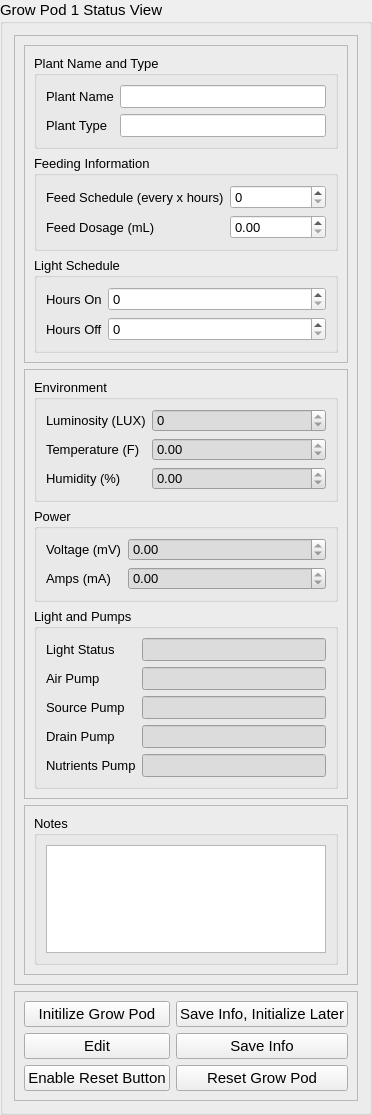
                  <widget class="QGroupBox" name="growPodContainer_1">
                   <property name="font">
                    <font>
                     <pointsize>11</pointsize>
                    </font>
                   </property>
                   <property name="title">
                    <string>Grow Pod 1 Status View</string>
                   </property>
                   <layout class="QVBoxLayout" name="verticalLayout_63">
                    <item>
                     <widget class="QFrame" name="growPodInfo_1">
                      <property name="sizePolicy">
                       <sizepolicy hsizetype="Preferred" vsizetype="Expanding">
                        <horstretch>0</horstretch>
                        <verstretch>0</verstretch>
                       </sizepolicy>
                      </property>
                      <property name="font">
                       <font>
                        <pointsize>10</pointsize>
                       </font>
                      </property>
                      <property name="frameShape">
                       <enum>QFrame::StyledPanel</enum>
                      </property>
                      <property name="frameShadow">
                       <enum>QFrame::Raised</enum>
                      </property>
                      <layout class="QVBoxLayout" name="verticalLayout_64">
                       <item>
                        <widget class="QFrame" name="growPodInfoFrame_1">
                         <property name="frameShape">
                          <enum>QFrame::StyledPanel</enum>
                         </property>
                         <property name="frameShadow">
                          <enum>QFrame::Raised</enum>
                         </property>
                         <layout class="QVBoxLayout" name="verticalLayout_65">
                          <item>
                           <widget class="QGroupBox" name="plantNameSection_1">
                            <property name="sizePolicy">
                             <sizepolicy hsizetype="Preferred" vsizetype="Expanding">
                              <horstretch>0</horstretch>
                              <verstretch>0</verstretch>
                             </sizepolicy>
                            </property>
                            <property name="title">
                             <string>Plant Name and Type</string>
                            </property>
                            <layout class="QVBoxLayout" name="verticalLayout_66">
                             <item>
                              <layout class="QFormLayout" name="plantNameForm_1">
                               <item row="0" column="0">
                                <widget class="QLabel" name="plantNameLabel_1">
                                 <property name="text">
                                  <string>Plant Name</string>
                                 </property>
                                </widget>
                               </item>
                               <item row="0" column="1">
                                <widget class="QLineEdit" name="plantNameLineEdit_1"/>
                               </item>
                               <item row="1" column="0">
                                <widget class="QLabel" name="plantTypeLabel_1">
                                 <property name="text">
                                  <string>Plant Type</string>
                                 </property>
                                </widget>
                               </item>
                               <item row="1" column="1">
                                <widget class="QLineEdit" name="plantTypeLineEdit_1"/>
                               </item>
                              </layout>
                             </item>
                            </layout>
                           </widget>
                          </item>
                          <item>
                           <widget class="QGroupBox" name="feedInfoSection_1">
                            <property name="title">
                             <string>Feeding Information</string>
                            </property>
                            <layout class="QVBoxLayout" name="verticalLayout_67">
                             <item>
                              <layout class="QFormLayout" name="feedInfoForm_1">
                               <item row="0" column="0">
                                <widget class="QLabel" name="feedScheduleLabel_1">
                                 <property name="text">
                                  <string>Feed Schedule (every x hours)</string>
                                 </property>
                                </widget>
                               </item>
                               <item row="0" column="1">
                                <widget class="QSpinBox" name="feedScheduleSpinBox_1">
                                 <property name="readOnly">
                                  <bool>false</bool>
                                 </property>
                                </widget>
                               </item>
                               <item row="1" column="0">
                                <widget class="QLabel" name="feedDosageLabel_1">
                                 <property name="text">
                                  <string>Feed Dosage (mL)</string>
                                 </property>
                                </widget>
                               </item>
                               <item row="1" column="1">
                                <widget class="QDoubleSpinBox" name="feedDosageDoubleSpinBox_1">
                                 <property name="readOnly">
                                  <bool>false</bool>
                                 </property>
                                </widget>
                               </item>
                              </layout>
                             </item>
                            </layout>
                           </widget>
                          </item>
                          <item>
                           <widget class="QGroupBox" name="lightScheduleSection_1">
                            <property name="title">
                             <string>Light Schedule</string>
                            </property>
                            <layout class="QVBoxLayout" name="verticalLayout_68">
                             <item>
                              <layout class="QFormLayout" name="lightScheduleForm_1">
                               <item row="0" column="0">
                                <widget class="QLabel" name="hoursOnLabel_1">
                                 <property name="text">
                                  <string>Hours On</string>
                                 </property>
                                </widget>
                               </item>
                               <item row="0" column="1">
                                <widget class="QSpinBox" name="hoursOnSpinBox_1">
                                 <property name="readOnly">
                                  <bool>false</bool>
                                 </property>
                                </widget>
                               </item>
                               <item row="1" column="0">
                                <widget class="QLabel" name="hoursOffLabel_1">
                                 <property name="text">
                                  <string>Hours Off</string>
                                 </property>
                                </widget>
                               </item>
                               <item row="1" column="1">
                                <widget class="QSpinBox" name="hoursOffSpinBox_1">
                                 <property name="readOnly">
                                  <bool>false</bool>
                                 </property>
                                </widget>
                               </item>
                              </layout>
                             </item>
                            </layout>
                           </widget>
                          </item>
                         </layout>
                        </widget>
                       </item>
                       <item>
                        <widget class="QFrame" name="growPodFeedbackFrame_1">
                         <property name="frameShape">
                          <enum>QFrame::StyledPanel</enum>
                         </property>
                         <property name="frameShadow">
                          <enum>QFrame::Raised</enum>
                         </property>
                         <layout class="QVBoxLayout" name="verticalLayout_69">
                          <item>
                           <widget class="QGroupBox" name="environmentStatusSection_1">
                            <property name="title">
                             <string>Environment</string>
                            </property>
                            <layout class="QVBoxLayout" name="verticalLayout_70">
                             <item>
                              <layout class="QFormLayout" name="environmentStatusForm_1">
                               <item row="0" column="0">
                                <widget class="QLabel" name="luminosityLabel_1">
                                 <property name="text">
                                  <string>Luminosity (LUX)</string>
                                 </property>
                                </widget>
                               </item>
                               <item row="0" column="1">
                                <widget class="QSpinBox" name="luminositySpinBox_1">
                                 <property name="font">
                                  <font>
                                   <pointsize>10</pointsize>
                                  </font>
                                 </property>
                                 <property name="styleSheet">
                                  <string notr="true">background-color: Gainsboro</string>
                                 </property>
                                 <property name="readOnly">
                                  <bool>true</bool>
                                 </property>
                                </widget>
                               </item>
                               <item row="2" column="0">
                                <widget class="QLabel" name="humidityLabel_1">
                                 <property name="text">
                                  <string>Humidity (%)</string>
                                 </property>
                                </widget>
                               </item>
                               <item row="2" column="1">
                                <widget class="QDoubleSpinBox" name="humidityDoubleSpinBox_1">
                                 <property name="font">
                                  <font>
                                   <pointsize>10</pointsize>
                                  </font>
                                 </property>
                                 <property name="styleSheet">
                                  <string notr="true">background-color: Gainsboro</string>
                                 </property>
                                 <property name="readOnly">
                                  <bool>true</bool>
                                 </property>
                                </widget>
                               </item>
                               <item row="1" column="0">
                                <widget class="QLabel" name="temperatureLabel_1">
                                 <property name="text">
                                  <string>Temperature (F)</string>
                                 </property>
                                </widget>
                               </item>
                               <item row="1" column="1">
                                <widget class="QDoubleSpinBox" name="temperatureDoubleSpinBox_1">
                                 <property name="font">
                                  <font>
                                   <pointsize>10</pointsize>
                                  </font>
                                 </property>
                                 <property name="styleSheet">
                                  <string notr="true">background-color: Gainsboro</string>
                                 </property>
                                 <property name="readOnly">
                                  <bool>true</bool>
                                 </property>
                                </widget>
                               </item>
                              </layout>
                             </item>
                            </layout>
                           </widget>
                          </item>
                          <item>
                           <widget class="QGroupBox" name="powerStatusSection_1">
                            <property name="title">
                             <string>Power</string>
                            </property>
                            <layout class="QVBoxLayout" name="verticalLayout_71">
                             <item>
                              <layout class="QFormLayout" name="powerStatusForm_1">
                               <item row="0" column="0">
                                <widget class="QLabel" name="voltageLabel_1">
                                 <property name="text">
                                  <string>Voltage (mV)</string>
                                 </property>
                                </widget>
                               </item>
                               <item row="0" column="1">
                                <widget class="QDoubleSpinBox" name="voltageDoubleSpinBox_1">
                                 <property name="styleSheet">
                                  <string notr="true">background-color: Gainsboro</string>
                                 </property>
                                 <property name="readOnly">
                                  <bool>true</bool>
                                 </property>
                                </widget>
                               </item>
                               <item row="1" column="0">
                                <widget class="QLabel" name="ampsLabel_1">
                                 <property name="text">
                                  <string>Amps (mA)</string>
                                 </property>
                                </widget>
                               </item>
                               <item row="1" column="1">
                                <widget class="QDoubleSpinBox" name="ampsDoubleSpinBox_1">
                                 <property name="styleSheet">
                                  <string notr="true">background-color: Gainsboro</string>
                                 </property>
                                 <property name="readOnly">
                                  <bool>true</bool>
                                 </property>
                                </widget>
                               </item>
                              </layout>
                             </item>
                            </layout>
                           </widget>
                          </item>
                          <item>
                           <widget class="QGroupBox" name="pumpStatusSection_1">
                            <property name="sizePolicy">
                             <sizepolicy hsizetype="Preferred" vsizetype="Expanding">
                              <horstretch>0</horstretch>
                              <verstretch>0</verstretch>
                             </sizepolicy>
                            </property>
                            <property name="title">
                             <string>Light and Pumps</string>
                            </property>
                            <layout class="QVBoxLayout" name="verticalLayout_72">
                             <item>
                              <layout class="QFormLayout" name="pumpStatusForm_1">
                               <item row="1" column="0">
                                <widget class="QLabel" name="airPumpLabel_1">
                                 <property name="text">
                                  <string>Air Pump</string>
                                 </property>
                                </widget>
                               </item>
                               <item row="1" column="1">
                                <widget class="QLineEdit" name="airPumpLineEdit_1">
                                 <property name="font">
                                  <font>
                                   <pointsize>10</pointsize>
                                  </font>
                                 </property>
                                 <property name="styleSheet">
                                  <string notr="true">background-color: Gainsboro</string>
                                 </property>
                                 <property name="readOnly">
                                  <bool>true</bool>
                                 </property>
                                </widget>
                               </item>
                               <item row="2" column="0">
                                <widget class="QLabel" name="sourcePumpLabel_1">
                                 <property name="text">
                                  <string>Source Pump</string>
                                 </property>
                                </widget>
                               </item>
                               <item row="2" column="1">
                                <widget class="QLineEdit" name="sourcePumpLineEdit_1">
                                 <property name="font">
                                  <font>
                                   <pointsize>10</pointsize>
                                  </font>
                                 </property>
                                 <property name="styleSheet">
                                  <string notr="true">background-color: Gainsboro</string>
                                 </property>
                                 <property name="readOnly">
                                  <bool>true</bool>
                                 </property>
                                </widget>
                               </item>
                               <item row="3" column="0">
                                <widget class="QLabel" name="drainPumpLabel_1">
                                 <property name="text">
                                  <string>Drain Pump</string>
                                 </property>
                                </widget>
                               </item>
                               <item row="3" column="1">
                                <widget class="QLineEdit" name="drainPumpLineEdit_1">
                                 <property name="font">
                                  <font>
                                   <pointsize>10</pointsize>
                                  </font>
                                 </property>
                                 <property name="styleSheet">
                                  <string notr="true">background-color: Gainsboro</string>
                                 </property>
                                 <property name="readOnly">
                                  <bool>true</bool>
                                 </property>
                                </widget>
                               </item>
                               <item row="4" column="0">
                                <widget class="QLabel" name="nutrientsPumpLabel_1">
                                 <property name="text">
                                  <string>Nutrients Pump</string>
                                 </property>
                                </widget>
                               </item>
                               <item row="4" column="1">
                                <widget class="QLineEdit" name="nutrientsPumpLineEdit_1">
                                 <property name="font">
                                  <font>
                                   <pointsize>10</pointsize>
                                  </font>
                                 </property>
                                 <property name="styleSheet">
                                  <string notr="true">background-color: Gainsboro</string>
                                 </property>
                                 <property name="readOnly">
                                  <bool>true</bool>
                                 </property>
                                </widget>
                               </item>
                               <item row="0" column="0">
                                <widget class="QLabel" name="lightStatusLabel_1">
                                 <property name="text">
                                  <string>Light Status</string>
                                 </property>
                                </widget>
                               </item>
                               <item row="0" column="1">
                                <widget class="QLineEdit" name="lightStatusLineEdit_1">
                                 <property name="font">
                                  <font>
                                   <pointsize>10</pointsize>
                                  </font>
                                 </property>
                                 <property name="styleSheet">
                                  <string notr="true">background-color: Gainsboro</string>
                                 </property>
                                 <property name="readOnly">
                                  <bool>true</bool>
                                 </property>
                                </widget>
                               </item>
                              </layout>
                             </item>
                            </layout>
                           </widget>
                          </item>
                         </layout>
                        </widget>
                       </item>
                       <item alignment="Qt::AlignBottom">
                        <widget class="QFrame" name="notesFrame_1">
                         <property name="frameShape">
                          <enum>QFrame::StyledPanel</enum>
                         </property>
                         <property name="frameShadow">
                          <enum>QFrame::Raised</enum>
                         </property>
                         <layout class="QVBoxLayout" name="verticalLayout_73">
                          <item>
                           <widget class="QGroupBox" name="growPodNotesSection_1">
                            <property name="maximumSize">
                             <size>
                              <width>16777215</width>
                              <height>150</height>
                             </size>
                            </property>
                            <property name="title">
                             <string>Notes</string>
                            </property>
                            <layout class="QVBoxLayout" name="verticalLayout_74">
                             <item>
                              <widget class="QTextEdit" name="growPodNotesText_1"/>
                             </item>
                            </layout>
                           </widget>
                          </item>
                         </layout>
                        </widget>
                       </item>
                      </layout>
                     </widget>
                    </item>
                    <item>
                     <widget class="QFrame" name="growStatusControlButtons_1">
                      <property name="font">
                       <font>
                        <pointsize>11</pointsize>
                       </font>
                      </property>
                      <property name="frameShape">
                       <enum>QFrame::StyledPanel</enum>
                      </property>
                      <property name="frameShadow">
                       <enum>QFrame::Raised</enum>
                      </property>
                      <layout class="QGridLayout" name="gridLayout_7">
                       <item row="1" column="1">
                        <widget class="QPushButton" name="saveInfoButton_1">
                         <property name="text">
                          <string>Save Info</string>
                         </property>
                        </widget>
                       </item>
                       <item row="0" column="1">
                        <widget class="QPushButton" name="saveInitializeLaterButton_1">
                         <property name="text">
                          <string>Save Info, Initialize Later</string>
                         </property>
                         <property name="default">
                          <bool>false</bool>
                         </property>
                        </widget>
                       </item>
                       <item row="0" column="0">
                        <widget class="QPushButton" name="initializeGrowPodButton_1">
                         <property name="text">
                          <string>Initilize Grow Pod</string>
                         </property>
                        </widget>
                       </item>
                       <item row="1" column="0">
                        <widget class="QPushButton" name="editButton_1">
                         <property name="text">
                          <string>Edit</string>
                         </property>
                        </widget>
                       </item>
                       <item row="2" column="0">
                        <widget class="QPushButton" name="enableResetButton_1">
                         <property name="text">
                          <string>Enable Reset Button</string>
                         </property>
                        </widget>
                       </item>
                       <item row="2" column="1">
                        <widget class="QPushButton" name="resetGrowPodButton_1">
                         <property name="text">
                          <string>Reset Grow Pod</string>
                         </property>
                        </widget>
                       </item>
                      </layout>
                     </widget>
                    </item>
                   </layout>
                  </widget>
